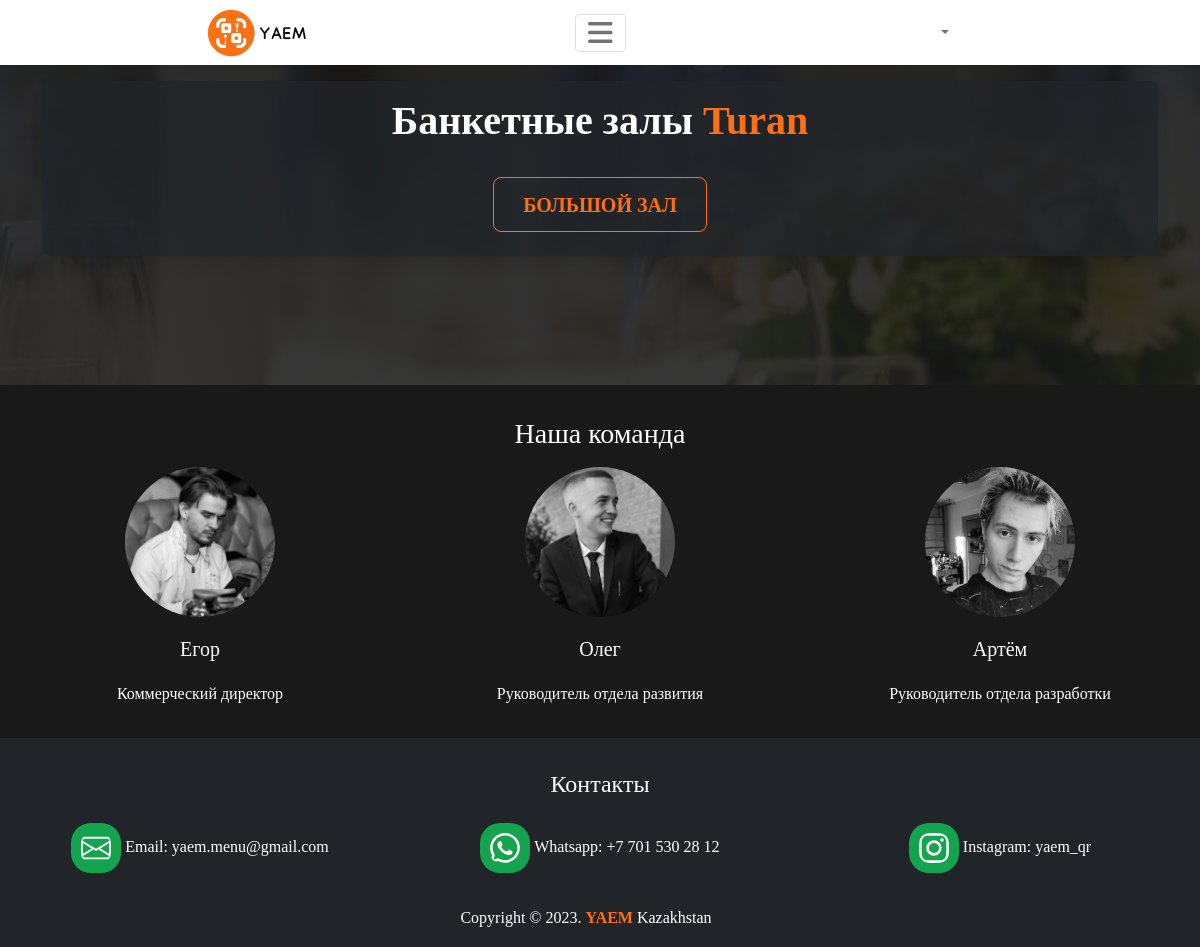
Before: /turan/banquet with the older database file.
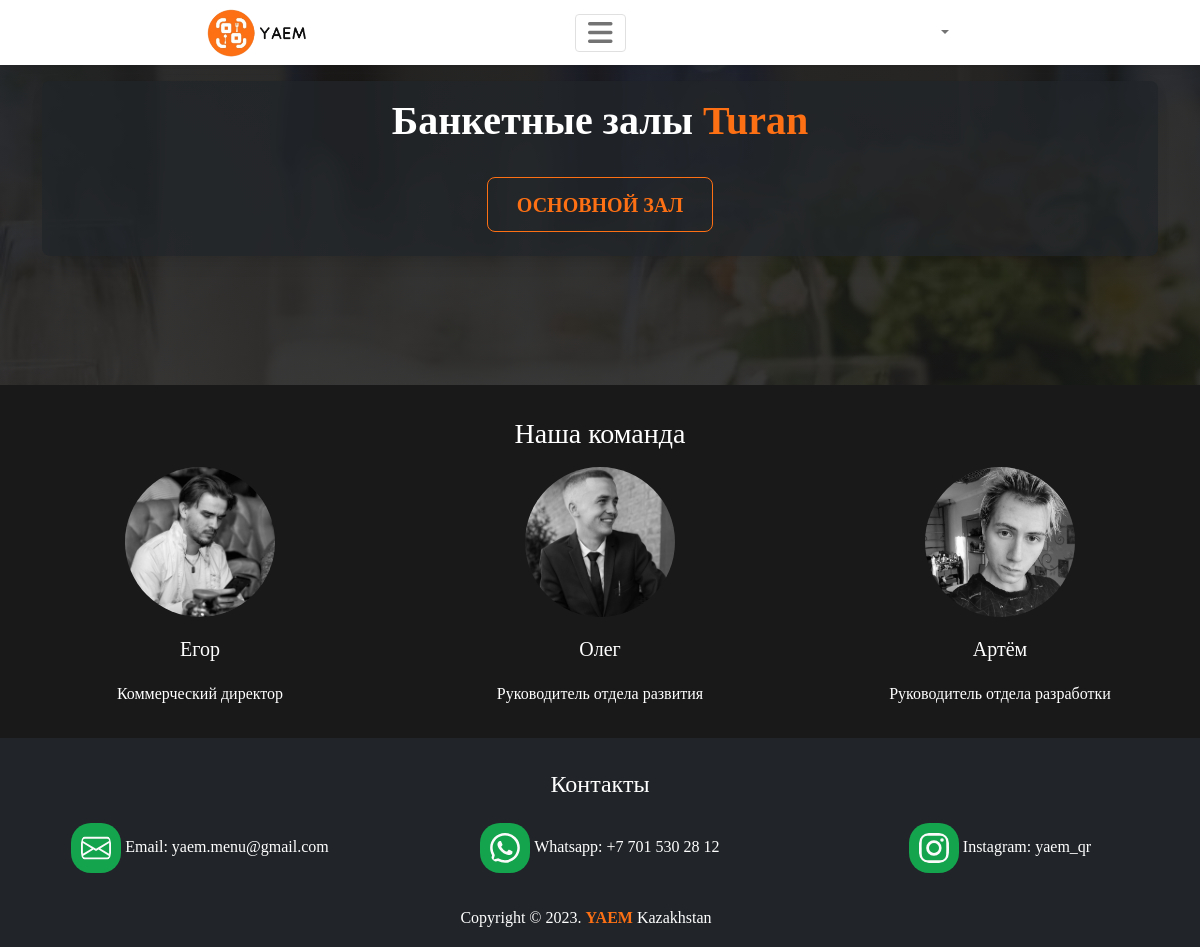
After: the same page with the newer database file.
### banquets/models.py (models this page shows, shortened)
class Banquet(models.Model):
    banquet_card = models.ForeignKey(
        to=BanquetCard,
        on_delete=models.CASCADE,
        verbose_name="Карточка банкетного зала",
        blank=True,
        null=True,
    )
    name = models.CharField(
        max_length=256, verbose_name="Название зала", default="Банкетный зал"
    )
    description = models.CharField(
        max_length=256,
        default="Добро пожаловать! Всегда рады видеть вас.",
        verbose_name="Описание зала",
        blank=True,
        null=True,
    )
    kitchen_types = models.ManyToManyField(to=KitchenType, verbose_name="Виды кухни")
    features_name = models.ManyToManyField(
        to=FeaturesOfTheBanquetHall, verbose_name="Особенности банкетного зала"
    )
    parking_1 = models.CharField(
        blank=True,
        null=True,
        choices=PARKING_1_CHOICES,
        max_length=256,
        verbose_name="Парковка: Охраняемая/Неохраняемая",
        default="Неохраняемая",
    )
    parking_2 = models.CharField(
        blank=True,
        null=True,
        choices=PARKING_2_CHOICES,
        max_length=256,
        verbose_name="Парковка: Платная/Бесплатная",
        default="Бесплатная",
    )
    memorials = models.CharField(
        max_length=256,
        verbose_name="Стоимость поминок(XXXX-XXXX)",
        blank=True,
        null=True,
    )
    sub_hall_capacity = models.CharField(
        max_length=256, verbose_name="Вместимость зала(XXX)"
    )
    sub_hall_price_for_person = models.CharField(
        max_length=256, verbose_name="Цена за человека(XXXX-XXXX)"
    )
    hall_no = models.IntegerField(
        choices=HALL_NUMBER, default=HALL_NUMBER[0][0], verbose_name="№ Зала"
    )
    photo1 = models.ImageField(
        verbose_name="Фото 1", upload_to=subhall_photo_upload_to, blank=True, null=True
    )
    photo2 = models.ImageField(
        verbose_name="Фото 2", upload_to=subhall_photo_upload_to, blank=True, null=True
    )
    photo3 = models.ImageField(
        verbose_name="Фото 3", upload_to=subhall_photo_upload_to, blank=True, null=True
    )
    photo4 = models.ImageField(
        verbose_name="Фото 4", upload_to=subhall_photo_upload_to, blank=True, null=True
    )
    photo5 = models.ImageField(
        verbose_name="Фото 5", upload_to=subhall_photo_upload_to, blank=True, null=True
    )
    photo6 = models.ImageField(
        verbose_name="Фото 6", upload_to=subhall_photo_upload_to, blank=True, null=True
    )
    class Meta:
        verbose_name = "Банкетный зал"
        verbose_name_plural = "Банкетные залы"

### banquets/views.py (the view)
class BanquetPage(TemplateView):
    template_name = "banquets/banquet_page.html"
    def get_context_data(self, **kwargs):
        context = super().get_context_data(**kwargs)
        url_name = self.kwargs["url_name"]
        banquet_card = BanquetCard.objects.get(url_name=url_name)
        subhall = banquet_card.banquet_set.all()
        context["banquet"] = banquet_card
        context["subhall"] = subhall
        return context

### banquets/templates/banquets/banquet_page.html (shortened to what this page needs)
{% extends "main/base.html" %}
{% load static %}
{% load i18n %}
{% block content %}
<section style="background-image: linear-gradient(0deg, rgba(25, 25, 25, 0.8), rgba(25, 25, 25, 0.9)), url({% static 'images/banquet/банкет-min.jpg' %});
    background-attachment: fixed; background-size: cover; min-height: 40vh">
    <div class="container py-3">
        <div class="card text-white" style="background: rgba(33, 37, 41, 0.75)">
            <h1 class="py-3 fw-bold text-center">{% translate 'Банкетные залы' %}
                <span style="color: #fd7014"> {{ banquet.name }}</span>
            </h1>
            <ul class="nav nav-tabs d-flex justify-content-center mb-3" id="ex1" role="tablist"
                style="--mdb-nav-tabs-link-active-bg: rgba(253, 112, 20, 0.1)">
                {% for hall in subhall %}
                <li class="nav-item" role="presentation">
                    <a
                            class="nav-link fs-5 border rounded-5 fw-bold mx-3 my-2"
                            id="ex1-tab-{{hall.hall_no}}"
                            data-mdb-toggle="tab"
                            href="#ex1-tabs-{{hall.hall_no}}"
                            role="tab"
                            aria-controls="ex1-tabs-{{banquet.hall_no}}"
                            aria-selected="true"
                            style="color: #FD7014; --mdb-border-color: #FD7014; --mdb-nav-tabs-link-hover-bgc: rgba(253, 112, 20, 0.1)"
                    >{{ hall.name }}</a
                    >
                </li>
                {% endfor %}
            </ul>
                {% for hall in subhall %}
                        <link rel="stylesheet" href="https://cdn.jsdelivr.net/npm/swiper@11/swiper-bundle.min.css"/>
                {% endfor %}
        </div>
    </div>
</section>
{% endblock content %}

Changed rows visible on the page:
changed Banquet: name "БОЛЬШОЙ ЗАЛ" → "ОСНОВНОЙ ЗАЛ"
